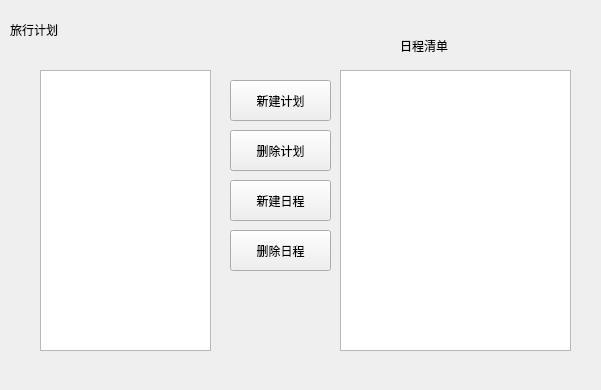
<?xml version="1.0" encoding="UTF-8"?>
<ui version="4.0">
 <class>Widget</class>
 <widget class="QWidget" name="Widget">
  <property name="geometry">
   <rect>
    <x>0</x>
    <y>0</y>
    <width>601</width>
    <height>390</height>
   </rect>
  </property>
  <property name="windowTitle">
   <string>Widget</string>
  </property>
  <widget class="QLabel" name="title">
   <property name="geometry">
    <rect>
     <x>10</x>
     <y>10</y>
     <width>151</width>
     <height>41</height>
    </rect>
   </property>
   <property name="text">
    <string>旅行计划</string>
   </property>
   <property name="textFormat">
    <enum>Qt::RichText</enum>
   </property>
  </widget>
  <widget class="QListWidget" name="Schedule">
   <property name="geometry">
    <rect>
     <x>340</x>
     <y>70</y>
     <width>231</width>
     <height>281</height>
    </rect>
   </property>
  </widget>
  <widget class="QPushButton" name="newSchedule">
   <property name="geometry">
    <rect>
     <x>230</x>
     <y>180</y>
     <width>101</width>
     <height>41</height>
    </rect>
   </property>
   <property name="text">
    <string>新建日程</string>
   </property>
  </widget>
  <widget class="QListWidget" name="TripPlan">
   <property name="geometry">
    <rect>
     <x>40</x>
     <y>70</y>
     <width>171</width>
     <height>281</height>
    </rect>
   </property>
  </widget>
  <widget class="QPushButton" name="newPlan">
   <property name="geometry">
    <rect>
     <x>230</x>
     <y>80</y>
     <width>101</width>
     <height>41</height>
    </rect>
   </property>
   <property name="text">
    <string>新建计划</string>
   </property>
  </widget>
  <widget class="QPushButton" name="deleteSchedule">
   <property name="geometry">
    <rect>
     <x>230</x>
     <y>230</y>
     <width>101</width>
     <height>41</height>
    </rect>
   </property>
   <property name="text">
    <string>删除日程</string>
   </property>
  </widget>
  <widget class="QPushButton" name="deletePlan">
   <property name="geometry">
    <rect>
     <x>230</x>
     <y>130</y>
     <width>101</width>
     <height>41</height>
    </rect>
   </property>
   <property name="text">
    <string>删除计划</string>
   </property>
  </widget>
  <widget class="QLabel" name="tips">
   <property name="geometry">
    <rect>
     <x>400</x>
     <y>30</y>
     <width>121</width>
     <height>31</height>
    </rect>
   </property>
   <property name="text">
    <string>日程清单</string>
   </property>
  </widget>
 </widget>
 <resources/>
 <connections/>
</ui>
